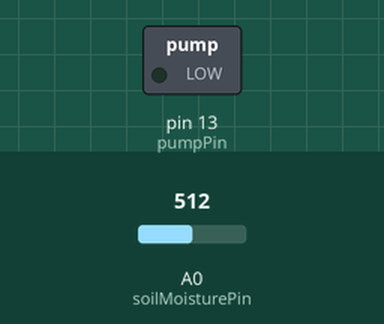
Bench run of a sketch on a simulated Arduino Uno, built with avr-gcc and run on an emulated ATmega328P. Shown: switched loads named in the sketch (green lamp = pin HIGH). Inputs (shaded band) come from the test bench; at power-on: A0 (soilMoisturePin) = 512.

Above: at 1.8 s.
1.9 s: A0 (soilMoisturePin) set to 487
At 3.0 s:
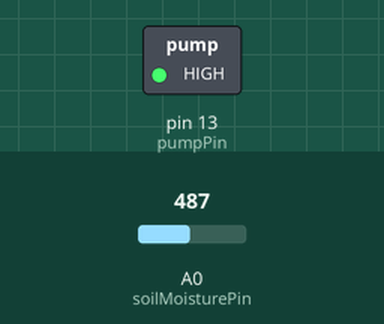
3.5 s: A0 (soilMoisturePin) set to 510
At 4.5 s:
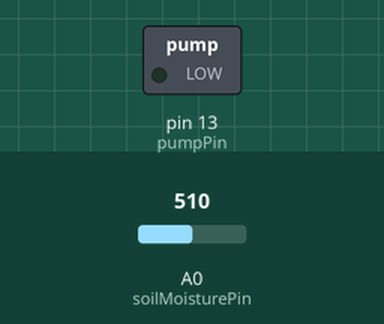
5.5 s: A0 (soilMoisturePin) set to 490
At 7.3 s:
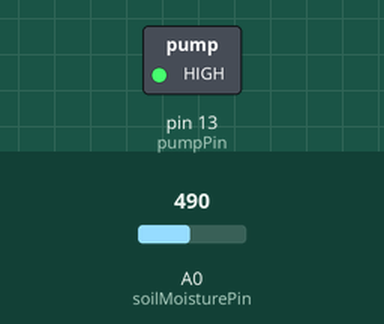
Timing chart, 0 to 8.8 s (numbered marks = the images above; inputs shaded):
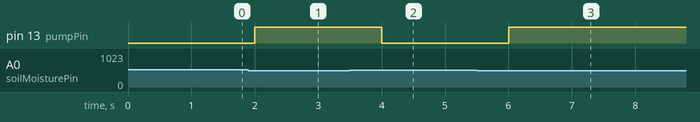

Measured:
- the behaviour switches between 500 and 499 on A0 (soilMoisturePin) (found by bisection; images 0 and 1)
- after the input at 1.9 s, pin 13 (pumpPin): LOW → HIGH after 0.10 s
- after the input at 3.5 s, pin 13 (pumpPin): HIGH → LOW after 0.50 s
- after the input at 5.5 s, pin 13 (pumpPin): LOW → HIGH after 0.50 s

The sketch:

main.ino
```cpp
// كود مشروع ري مزارع جازان الذكي
int soilMoisturePin = A0;
int pumpPin = 13;

void setup() {
  pinMode(pumpPin, OUTPUT);
  Serial.begin(9600);
}

void loop() {
  int moistureValue = analogRead(soilMoisturePin);
  if (moistureValue < 500) {
    digitalWrite(pumpPin, HIGH); // تشغيل المضخة
  } else {
    digitalWrite(pumpPin, LOW); // إيقاف المضخة
  }
  delay(1000);
}
```
